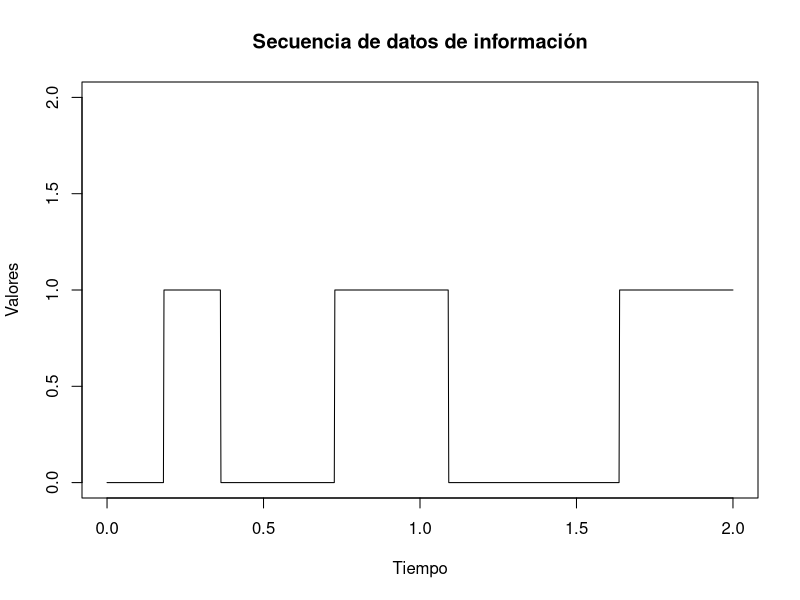
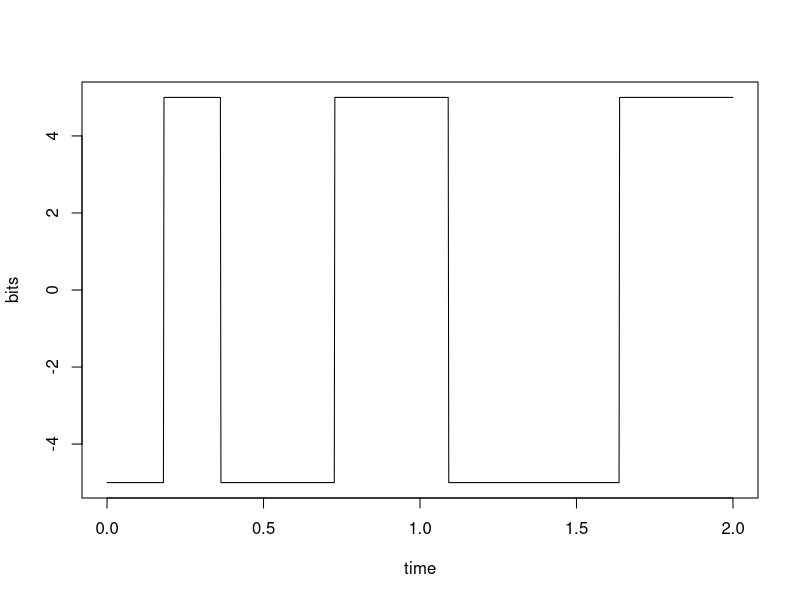
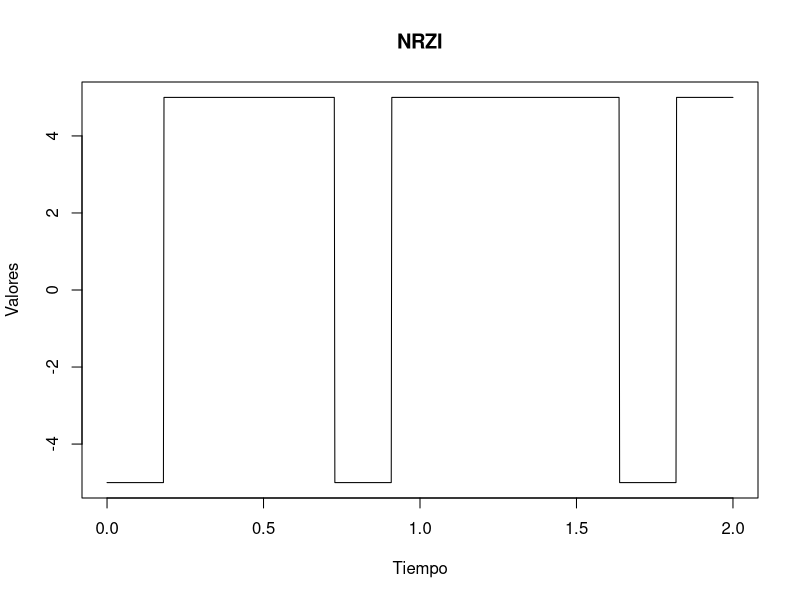

Recreate these plots in R, in order.
## ---- chunk 1
knitr::opts_chunk$set(echo = TRUE)
## ---- chunk 2
# Información original 01001100011
# Representación gráfica
xt <- c(0,1,0,0,1,1,0,0,0,1,1)
bits <- rep(xt, each=100)
time <- seq(0,2, length=length(bits))
plot(time, bits, type = "l", 
main="Secuencia de datos de información", xlab="Tiempo", ylab="Valores", ylim=c(0,2))
## ---- chunk 3
xt <- c(0,1,0,0,1,1,0,0,0,1,1)         # Se generan los códigos
# Ahora se codifica de acuerdo a la regla descrita arriba
nrzl <- ifelse(xt>0, 5, -5)
bits <- rep(nrzl, each=100)              
time <- seq(0,2, length=length(bits))  # Se genera el tiempo (puede ser cualquiera).
plot(time, bits, type = "l")
## ---- chunk 4
xt <- c(0,1,0,0,1,1,0,0,0,1,1)         # Se generan los códigos
# Ahora se codifica de acuerdo a la regla del NRZ-I
nrzi <- NULL
memory <- 0
for(i in 1:length(xt)){
  if(xt[i] == 0 && memory == 0){
    nrzi[i] <- 0
    memory  <- 0
  }
  else if(xt[i]==0 && memory ==1){
    nrzi[i] <- 1
    memory  <- 1
  }
  else if(xt[i] == 1 && memory == 0){
    nrzi[i] <- 1
    memory  <- 1
  }
  else{
    nrzi[i] <- 0
    memory  <- 0
  }
}
nrzi_polar <- ifelse(nrzi==0,-5,5)
bits <- rep(nrzi_polar, each=100)              
time <- seq(0,2, length=length(bits))  # Se genera el tiempo (puede ser cualquiera).
plot(time, bits, type= "l", main="NRZI", xlab="Tiempo", ylab="Valores")

